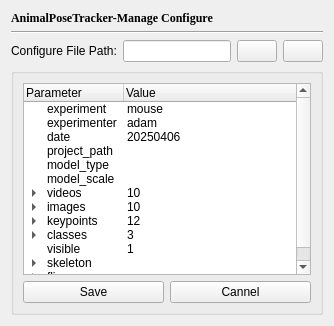
          <widget class="QWidget" name="ManageConfigure">
           <attribute name="title">
            <string>Manage Configure</string>
           </attribute>
           <layout class="QVBoxLayout" name="ManageConfigureLayout">
            <item>
             <widget class="QLabel" name="ConfigurePageTitle">
              <property name="sizePolicy">
               <sizepolicy hsizetype="Fixed" vsizetype="Fixed">
                <horstretch>0</horstretch>
                <verstretch>0</verstretch>
               </sizepolicy>
              </property>
              <property name="maximumSize">
               <size>
                <width>236</width>
                <height>36</height>
               </size>
              </property>
              <property name="font">
               <font>
                <family>Times New Roman</family>
                <bold>true</bold>
               </font>
              </property>
              <property name="text">
               <string>AnimalPoseTracker-Manage Configure</string>
              </property>
              <property name="alignment">
               <set>Qt::AlignmentFlag::AlignLeading|Qt::AlignmentFlag::AlignLeft|Qt::AlignmentFlag::AlignVCenter</set>
              </property>
             </widget>
            </item>
            <item>
             <widget class="Line" name="ConfigurePageLine">
              <property name="orientation">
               <enum>Qt::Orientation::Horizontal</enum>
              </property>
             </widget>
            </item>
            <item>
             <layout class="QHBoxLayout" name="ConfigureFilePathLayout" stretch="1,0,0,0">
              <property name="sizeConstraint">
               <enum>QLayout::SizeConstraint::SetDefaultConstraint</enum>
              </property>
              <item>
               <widget class="QLabel" name="ConfigureFilePathLabel">
                <property name="sizePolicy">
                 <sizepolicy hsizetype="Fixed" vsizetype="Fixed">
                  <horstretch>0</horstretch>
                  <verstretch>0</verstretch>
                 </sizepolicy>
                </property>
                <property name="text">
                 <string>Configure File Path:</string>
                </property>
               </widget>
              </item>
              <item>
               <widget class="QLineEdit" name="ConfigureFilePathDisplay">
                <property name="sizePolicy">
                 <sizepolicy hsizetype="Expanding" vsizetype="Fixed">
                  <horstretch>0</horstretch>
                  <verstretch>0</verstretch>
                 </sizepolicy>
                </property>
               </widget>
              </item>
              <item>
               <widget class="QPushButton" name="ConfigureFilePathBrowser">
                <property name="sizePolicy">
                 <sizepolicy hsizetype="Fixed" vsizetype="Fixed">
                  <horstretch>0</horstretch>
                  <verstretch>0</verstretch>
                 </sizepolicy>
                </property>
                <property name="text">
                 <string/>
                </property>
                <property name="icon">
                 <iconset theme="folder-open"/>
                </property>
               </widget>
              </item>
              <item>
               <widget class="QPushButton" name="ConfigureFileEdit">
                <property name="sizePolicy">
                 <sizepolicy hsizetype="Fixed" vsizetype="Fixed">
                  <horstretch>0</horstretch>
                  <verstretch>0</verstretch>
                 </sizepolicy>
                </property>
                <property name="text">
                 <string/>
                </property>
                <property name="icon">
                 <iconset theme="document-open"/>
                </property>
               </widget>
              </item>
             </layout>
            </item>
            <item>
             <widget class="QGroupBox" name="ConfigureFileGroup">
              <property name="title">
               <string/>
              </property>
              <layout class="QVBoxLayout" name="ConfigureFileGroupVLayout">
               <item>
                <layout class="QVBoxLayout" name="ConfigureFileGroupLayout">
                 <item>
                  <widget class="QTreeWidget" name="ConfigureFile">
                   <column>
                    <property name="text">
                     <string>Parameter</string>
                    </property>
                   </column>
                   <column>
                    <property name="text">
                     <string>Value</string>
                    </property>
                   </column>
                   <item>
                    <property name="text">
                     <string>experiment</string>
                    </property>
                    <property name="text">
                     <string>mouse</string>
                    </property>
                   </item>
                   <item>
                    <property name="text">
                     <string>experimenter</string>
                    </property>
                    <property name="text">
                     <string>adam</string>
                    </property>
                   </item>
                   <item>
                    <property name="text">
                     <string>date</string>
                    </property>
                    <property name="text">
                     <string>20250406</string>
                    </property>
                   </item>
                   <item>
                    <property name="text">
                     <string>project_path</string>
                    </property>
                    <property name="text">
                     <string/>
                    </property>
                   </item>
                   <item>
                    <property name="text">
                     <string>model_type</string>
                    </property>
                    <property name="text">
                     <string/>
                    </property>
                   </item>
                   <item>
                    <property name="text">
                     <string>model_scale</string>
                    </property>
                    <property name="text">
                     <string/>
                    </property>
                   </item>
                   <item>
                    <property name="text">
                     <string>videos</string>
                    </property>
                    <property name="text">
                     <string>10</string>
                    </property>
                    <item>
                     <property name="text">
                      <string>path1</string>
                     </property>
                     <item>
                      <property name="text">
                       <string>resolution</string>
                      </property>
                     </item>
                    </item>
                   </item>
                   <item>
                    <property name="text">
                     <string>images</string>
                    </property>
                    <property name="text">
                     <string>10</string>
                    </property>
                    <item>
                     <property name="text">
                      <string>resolution</string>
                     </property>
                    </item>
                   </item>
                   <item>
                    <property name="text">
                     <string>keypoints</string>
                    </property>
                    <property name="text">
                     <string>12</string>
                    </property>
                    <item>
                     <property name="text">
                      <string>0</string>
                     </property>
                     <property name="text">
                      <string>nose</string>
                     </property>
                    </item>
                   </item>
                   <item>
                    <property name="text">
                     <string>classes</string>
                    </property>
                    <property name="text">
                     <string>3</string>
                    </property>
                    <item>
                     <property name="text">
                      <string>0</string>
                     </property>
                     <property name="text">
                      <string>mouse</string>
                     </property>
                    </item>
                   </item>
                   <item>
                    <property name="text">
                     <string>visible</string>
                    </property>
                    <property name="text">
                     <string>1</string>
                    </property>
                   </item>
                   <item>
                    <property name="text">
                     <string>skeleton</string>
                    </property>
                    <item>
                     <property name="text">
                      <string>0</string>
                     </property>
                     <property name="text">
                      <string/>
                     </property>
                     <item>
                      <property name="text">
                       <string>0</string>
                      </property>
                      <property name="text">
                       <string>nose</string>
                      </property>
                     </item>
                     <item>
                      <property name="text">
                       <string>1</string>
                      </property>
                      <property name="text">
                       <string>left_eye</string>
                      </property>
                     </item>
                    </item>
                   </item>
                   <item>
                    <property name="text">
                     <string>flip</string>
                    </property>
                    <item>
                     <property name="text">
                      <string>0</string>
                     </property>
                     <property name="text">
                      <string>1</string>
                     </property>
                    </item>
                    <item>
                     <property name="text">
                      <string>1</string>
                     </property>
                     <property name="text">
                      <string>0</string>
                     </property>
                    </item>
                   </item>
                  </widget>
                 </item>
                 <item>
                  <layout class="QHBoxLayout" name="ConfigureFileToolsLayout">
                   <item>
                    <widget class="QPushButton" name="SaveConfigureFile">
                     <property name="text">
                      <string>Save</string>
                     </property>
                    </widget>
                   </item>
                   <item>
                    <widget class="QPushButton" name="CannelConfigureFile">
                     <property name="text">
                      <string>Cannel</string>
                     </property>
                    </widget>
                   </item>
                  </layout>
                 </item>
                </layout>
               </item>
              </layout>
             </widget>
            </item>
           </layout>
          </widget>
